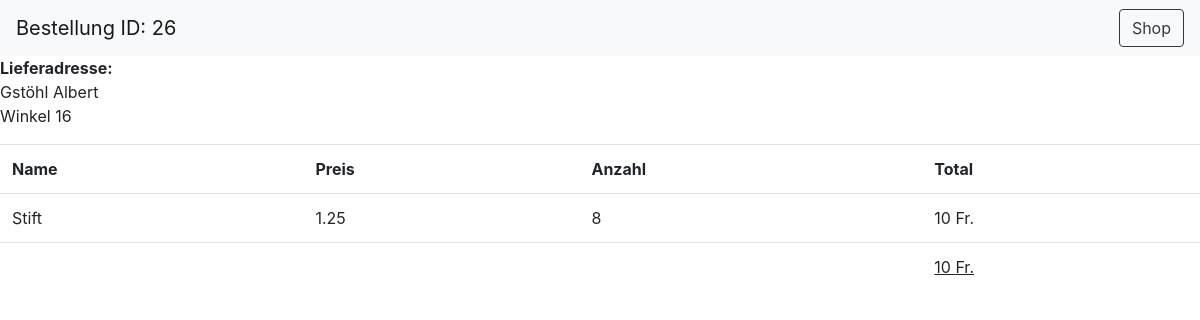
The app's page /onlineshop/bestellung_bestaetigung.php?id=26 with its own data.
### tables this page shows
CREATE TABLE `benutzer` (
  `benutzerID` int(11) NOT NULL,
  `vorname` varchar(30) NOT NULL,
  `nachname` varchar(30) NOT NULL,
  `adresse` varchar(30) NOT NULL,
  `benutzername` varchar(30) NOT NULL,
  `email` varchar(30) NOT NULL,
  `benutzertyp` varchar(30) NOT NULL,
  `passwort` varchar(200) NOT NULL
);

CREATE TABLE `bestellung_produkt` (
  `bestellung_produktID` int(11) NOT NULL,
  `produktID` int(11) NOT NULL,
  `anzahlProdukte` int(11) NOT NULL,
  `bestellungsID` int(11) NOT NULL
);

CREATE TABLE `produkt` (
  `produktID` int(11) NOT NULL,
  `name` varchar(30) NOT NULL,
  `preis` double NOT NULL,
  `lagerbestand` int(11) NOT NULL
);

### onlineshop/bestellung_bestaetigung.php (the view, shortened to what this page needs)
<?php
    $id = $_GET["id"];
?>
<!DOCTYPE html>
<html lang="en">
<head>
    <link rel="stylesheet" href="css/bootstrap.min.css">
    <link rel="stylesheet" href="js/bootstrap.min.js">
</head>
<body>
<nav class="navbar navbar-light bg-light justify-content-between">
    <a class="navbar-brand">Bestellung ID: <?php echo $id?></a>
    <div class="float-left">
        <?php
            echo '<a href="shop.php" class="float-left btn btn-outline-dark">Shop</a>';
        ?>
    </div>
</nav>
<?php
    include("dbconnect.php");
    $totalAlle = 0;
    $result = $conn->query("SELECT name, anzahlProdukte, preis FROM bestellung_produkt RIGHT JOIN (produkt, bestellung)
                           ON (produkt.produktID=bestellung_produkt.produktID AND bestellung.bestellungID = bestellung_produkt.bestellungsID) WHERE bestellungsID = $id");
    $kundeID = $conn->query("SELECT * FROM bestellung WHERE bestellungID = $id")->fetch_assoc()['kundeID'];
    $kunde = $conn->query("SELECT * FROM benutzer WHERE benutzerID = $kundeID")->fetch_assoc();
    $kundeAdresse = $kunde['adresse'];
    $kundeVorame = $kunde['vorname'];
    $kundeNachname = $kunde['nachname'];
    echo "<p><strong>Lieferadresse:<br /></strong>$kundeNachname $kundeVorame<br />$kundeAdresse</p>";
    echo "<table class='table'>";
    echo "<tr>";
    echo "<th>Name</th>";
    echo "<th>Preis</th>";
    echo "<th>Anzahl</th>";
    echo "<th>Total</th>";
    echo "</tr>";
    while ($row = $result->fetch_assoc()){
        $name = $row['name'];
        $preis = $row['preis'];
        $anzahl = $row['anzahlProdukte'];
        $total = $anzahl * $preis;
        $totalAlle = $totalAlle + $total;
        echo "<tr>";
        echo "<td>".$name."</td>";
        echo "<td>".$preis."</td>";
        echo "<td>".$anzahl."</td>";
        echo "<td>".$total." Fr.</td>";
        echo "</tr>";
    }
    echo "<tr>";
    echo "<td></td>";
    echo "<td></td>";
    echo "<td></td>";
    echo "<td><u>".$totalAlle." Fr.</u></td>";
    echo "</tr>";
    echo "</table>";
?>
</body>
</html>

### records on screen
benutzer: nachname "Gstöhl", vorname "Albert", adresse "Winkel 16"
bestellung_produkt: produktID.name "Stift", produktID.preis "1.25", anzahlProdukte "8", anzahlProdukte.preis "10"

### other values on screen
$id "26"
$totalAlle "10"
